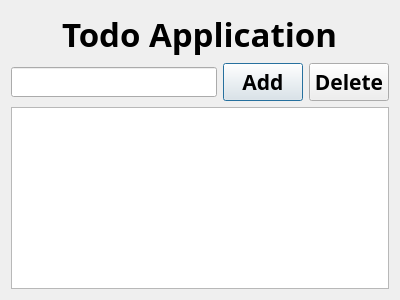
<?xml version="1.0" encoding="UTF-8"?>
<ui version="4.0">
 <class>todo</class>
 <widget class="QDialog" name="todo">
  <property name="geometry">
   <rect>
    <x>0</x>
    <y>0</y>
    <width>400</width>
    <height>300</height>
   </rect>
  </property>
  <property name="font">
   <font>
    <family>JetBrainsMono Nerd Font</family>
    <pointsize>11</pointsize>
    <bold>true</bold>
   </font>
  </property>
  <property name="windowTitle">
   <string>Todo</string>
  </property>
  <layout class="QVBoxLayout" name="verticalLayout">
   <item alignment="Qt::AlignmentFlag::AlignHCenter">
    <widget class="QLabel" name="title">
     <property name="font">
      <font>
       <family>JetBrainsMono Nerd Font</family>
       <pointsize>25</pointsize>
       <bold>true</bold>
      </font>
     </property>
     <property name="text">
      <string>Todo Application</string>
     </property>
    </widget>
   </item>
   <item>
    <layout class="QHBoxLayout" name="horizontalLayout">
     <item>
      <widget class="QLineEdit" name="input_task"/>
     </item>
     <item>
      <widget class="QPushButton" name="button_add">
       <property name="font">
        <font>
         <family>JetBrainsMono Nerd Font</family>
         <pointsize>16</pointsize>
         <bold>true</bold>
        </font>
       </property>
       <property name="text">
        <string>Add</string>
       </property>
      </widget>
     </item>
     <item>
      <widget class="QPushButton" name="button_delete">
       <property name="font">
        <font>
         <family>JetBrainsMono Nerd Font</family>
         <pointsize>16</pointsize>
         <bold>true</bold>
        </font>
       </property>
       <property name="text">
        <string>Delete</string>
       </property>
      </widget>
     </item>
    </layout>
   </item>
   <item>
    <widget class="QListWidget" name="list_task"/>
   </item>
  </layout>
 </widget>
 <resources/>
 <connections/>
</ui>
